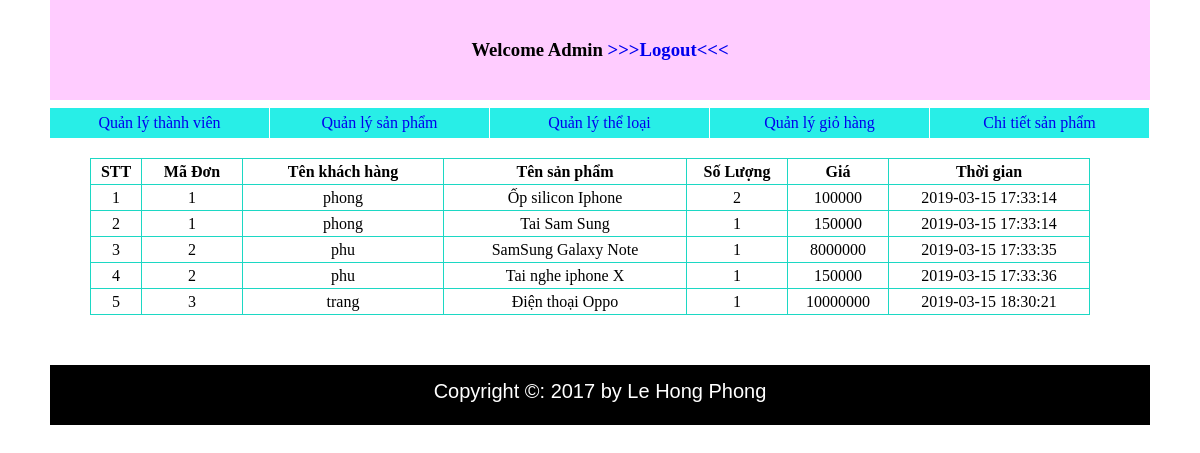
Screenshot of /Demo/admin/list_detail.php with the database file from the repository.
### tables this page shows
CREATE TABLE `order_items` (
  `order_id` int(10) NOT NULL,
  `item_id` int(10) NOT NULL,
  `item_name` varchar(20) NOT NULL,
  `quantity` int(10) NOT NULL,
  `price` int(20) NOT NULL,
  `time` timestamp NOT NULL DEFAULT CURRENT_TIMESTAMP ON UPDATE CURRENT_TIMESTAMP
);

CREATE TABLE `orders` (
  `order_id` int(10) UNSIGNED NOT NULL,
  `username` varchar(25) NOT NULL,
  `quantity_item` int(10) NOT NULL,
  `total` int(25) NOT NULL,
  `branch` varchar(10) NOT NULL,
  `time` timestamp NOT NULL DEFAULT CURRENT_TIMESTAMP ON UPDATE CURRENT_TIMESTAMP
);

### Demo/admin/list_detail.php (the view, shortened to what this page needs)
<?php
    require("templates/header.php");
 ?>
	<div id="wrapper">
		<table>
			<tr>
				<td style="width: 50px"><b>STT</b></td>
				<td style="width: 100px"><b>Mã Đơn</b></td>
				<td style="width: 200px;"><b>Tên khách hàng</b></td>
				<td><b>Tên sản phẩm</b></td>
				<td style="width: 100px;"><b>Số Lượng</b></td>
				<td style="width: 100px;"><b>Giá</b></td>
				<td style="width: 200px;"><b>Thời gian</b></td>
			</tr>
			<?php
			if(isset($_GET["id"])){
			$id = $_GET["id"];
			$dem=1;
			require("../library/config.php");
			$result= mysqli_query($conn," SELECT a.username, b.* from orders as a, order_items as b WHERE b.order_id = $id and a.order_id = $id  ");
			while( $data = mysqli_fetch_assoc($result)){
			echo "<tr>";
			echo "<td> $dem </td>";
			echo "<td>$data[order_id]</td>";
			echo "<td>$data[username]</td>";
			echo "<td>$data[item_name]</td>";
			echo "<td>$data[quantity]</td>";
			echo "<td>$data[price]</td>";
			echo "<td>$data[time]</td>";
			echo "<tr>";
			$dem++;
			}
			mysqli_close($conn);
		}
		else{
			$dem=1;
			require("../library/config.php");
			$result= mysqli_query($conn," SELECT a.username, b.* from orders as a, order_items as b WHERE b.order_id = a.order_id  ");
			while( $data = mysqli_fetch_assoc($result)){
			echo "<tr>";
			echo "<td> $dem </td>";
			echo "<td>$data[order_id]</td>";
			echo "<td>$data[username]</td>";
			echo "<td>$data[item_name]</td>";
			echo "<td>$data[quantity]</td>";
			echo "<td>$data[price]</td>";
			echo "<td>$data[time]</td>";
			echo "<tr>";
			$dem++;
			}
		}
			 ?>
		</table>
	</div>
	<?php
    require("templates/footer.php");
 ?>

### Demo/admin/templates/header.php (shortened to what this page needs)
<!DOCTYPE html>
<html>
<head>
	<link rel="stylesheet" type="text/css" href="style.css">
</head>
<body>
	<div id="top">
		<h3> Welcome Admin <a href="../logout.php"> >>>Logout<<< </a>
		</h3>
	</div>
	<div>
		<ul id="menu">
		    <li> <a href="list_user.php">Quản lý thành viên</a></li>
			<li> <a href="list_mathang.php">Quản lý sản phẩm</a></li>
			<li> <a href="list_theloai.php">Quản lý thể loại</a></li>
			<li> <a href="list_giohang.php">Quản lý giỏ hàng</a></li>
			<li> <a href="list_detail.php">Chi tiết sản phẩm</a></li>
		</ul>
	</div>

### Demo/admin/templates/footer.php (shortened to what this page needs)
<section>
		<div class="footer">
			<p>Copyright ©: 2017 by Le Hong Phong</p>
		</div>
	</section>
</body>
</html>

### Demo/admin/style.css (style rules this page uses)
* { padding: 0px; margin: 0px; }
body { width: 1100px; margin: auto; }
a { text-decoration: none; }
ul { list-style-type: none; }
#top { height: 100px; text-align: center; line-height: 100px; background: #FFCCFF; }
#menu { padding-top: 8px; }
#menu li { width: 219px; float: left; border-right: 1px solid #FFF; text-align: center; line-height: 30px; background: #28EEE7; }
#wrapper table { margin-left: 40px; border-collapse: collapse; margin-top:50px; width:1000px; text-align: center; }
#wrapper table tr { border: 1px solid #1CD8C4; line-height: 25px; }
#wrapper table td { border: 1px solid #1CD8C4; }
.footer { background-color: black; width: auto; height: 60px; margin-top: 50px; }
.footer p { text-align: center; font-family: arial; font-size: 20px; color: white; padding-top: 15px; }

### rows the page displays
order_items: order "1", order.username "phong", item_name "Ốp silicon Iphone", quantity "2", price "100000", time "2019-03-15 17:33:14"
order_items: order "1", order.username "phong", item_name "Tai Sam Sung", quantity "1", price "150000", time "2019-03-15 17:33:14"
order_items: order "2", order.username "phu", item_name "SamSung Galaxy Note", quantity "1", price "8000000", time "2019-03-15 17:33:35"
order_items: order "2", order.username "phu", item_name "Tai nghe iphone X", quantity "1", price "150000", time "2019-03-15 17:33:36"
order_items: order "3", order.username "trang", item_name "Điện thoại Oppo", quantity "1", price "10000000", time "2019-03-15 18:30:21"
